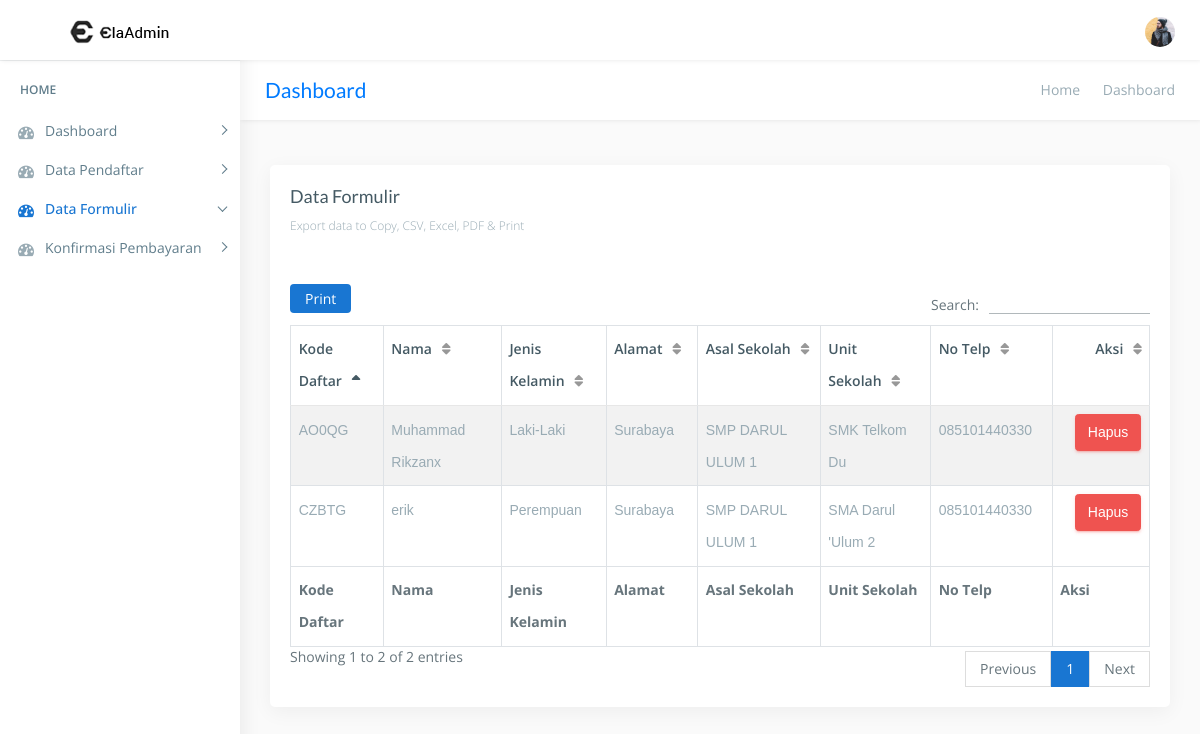
/admin/data-formulir.php (signed in), run on the app's committed database.
### tables this page shows
CREATE TABLE `tb_formulir` (
  `id_formulir` int(11) NOT NULL,
  `kode_daftar` varchar(16) NOT NULL,
  `nama` varchar(60) NOT NULL,
  `jenis_kelamin` varchar(1) NOT NULL,
  `alamat` varchar(255) NOT NULL,
  `asal_sekolah` varchar(255) NOT NULL,
  `tujuan_sekolah` varchar(255) NOT NULL,
  `no_telp` varchar(13) NOT NULL
);

### admin/data-formulir.php (the view, shortened to what this page needs)
<?php
include'../koneksi.php';
?>
<!DOCTYPE html>
<html lang="en">
<head>
    <link href="css/lib/bootstrap/bootstrap.min.css" rel="stylesheet">
    <link href="css/lib/calendar2/semantic.ui.min.css" rel="stylesheet">
    <link href="css/lib/calendar2/pignose.calendar.min.css" rel="stylesheet">
    <link href="css/lib/owl.carousel.min.css" rel="stylesheet" />
    <link href="css/lib/owl.theme.default.min.css" rel="stylesheet" />
    <link href="css/helper.css" rel="stylesheet">
    <link href="css/style.css" rel="stylesheet">
</head>
<body class="fix-header fix-sidebar">
    <div id="main-wrapper">
        <div class="header">
            <nav class="navbar top-navbar navbar-expand-md navbar-light">
                <div class="navbar-header">
                    <a class="navbar-brand" href="index.php">
                        <b><img src="images/logo.png" alt="homepage" class="dark-logo" /></b>
                        <span><img src="images/logo-text.png" alt="homepage" class="dark-logo" /></span>
                    </a>
                </div>
                <div class="navbar-collapse">
                    <ul class="navbar-nav mr-auto mt-md-0">
                        <li class="nav-item m-l-10"> <a class="nav-link sidebartoggler hidden-sm-down text-muted  " href="javascript:void(0)"><i class="ti-menu"></i></a> </li>
                    </ul>
                    <ul class="navbar-nav my-lg-0">
                        <li class="nav-item hidden-sm-down search-box"> <a class="nav-link hidden-sm-down text-muted  " href="javascript:void(0)"><i class="ti-search"></i></a>
                        </li>
                        <li class="nav-item dropdown">
                            <a class="nav-link dropdown-toggle text-muted  " href="#" data-toggle="dropdown" aria-haspopup="true" aria-expanded="false"><img src="images/users/5.jpg" alt="user" class="profile-pic" /></a>
                        </li>
                    </ul>
                </div>
            </nav>
        </div>
        <div class="left-sidebar">
            <div class="scroll-sidebar">
                <nav class="sidebar-nav">
                    <ul id="sidebarnav">
                        <li class="nav-devider"></li>
                        <li class="nav-label">Home</li>
                        <li> <a class="has-arrow  " href="index.php" aria-expanded="false"><i class="fa fa-tachometer"></i><span class="hide-menu">Dashboard </span></a>
                        </li>
                        <li> <a class="has-arrow  " href="data-pendaftar.php" aria-expanded="false"><i class="fa fa-tachometer"></i><span class="hide-menu">Data Pendaftar </span></a>
                        </li>
                        <li> <a class="has-arrow  " href="data-formulir.php" aria-expanded="false"><i class="fa fa-tachometer"></i><span class="hide-menu">Data Formulir </span></a>
                        </li>
                        <li> <a class="has-arrow  " href="konfirmasi-pembayaran.php" aria-expanded="false"><i class="fa fa-tachometer"></i><span class="hide-menu">Konfirmasi Pembayaran </span></a>
                        </li>
                    </ul>
                </nav>
            </div>
        </div>
        <div class="page-wrapper">
            <div class="row page-titles">
                <div class="col-md-5 align-self-center">
                    <h3 class="text-primary">Dashboard</h3> </div>
                <div class="col-md-7 align-self-center">
                    <ol class="breadcrumb">
                        <li class="breadcrumb-item"><a href="javascript:void(0)">Home</a></li>
                        <li class="breadcrumb-item active">Dashboard</li>
                    </ol>
                </div>
            </div>
            <div class="container-fluid">
                <div class="row">
                    <div class="col-12">
                        <div class="card">
                            <div class="card-body">
                                <?php
                                    $select= mysqli_query($koneksi,"SELECT * FROM tb_formulir");
                                ?>
                                <h4 class="card-title">Data Formulir</h4>
                                <h6 class="card-subtitle">Export data to Copy, CSV, Excel, PDF & Print</h6>
                                <div class="table-responsive m-t-40">
                                    <table id="example23" class="display nowrap table table-hover table-striped table-bordered" cellspacing="0" width="100%">
                                        <thead>
                                            <tr>
                                                <th>Kode Daftar</th>
                                                <th>Nama</th>
                                                <th>Jenis Kelamin</th>
                                                <th>Alamat</th>
                                                <th>Asal Sekolah</th>
                                                <th>Unit Sekolah</th>
                                                <th>No Telp</th>
                                                <th>Aksi</th>
                                            </tr>
                                        </thead>
                                        <tfoot>
                                            <tr>
                                                <th>Kode Daftar</th>
                                                <th>Nama</th>
                                                <th>Jenis Kelamin</th>
                                                <th>Alamat</th>
                                                <th>Asal Sekolah</th>
                                                <th>Unit Sekolah</th>
                                                <th>No Telp</th>
                                                <th>Aksi</th>
                                            </tr>
                                        </tfoot>
                                        <tbody>
                                            <?php
                                            if(mysqli_num_rows($select)>0)
                                            {
                                                while ($data= mysqli_fetch_array($select) )
                                                {
                                                ?>
                                                    <tr>
                                                        <td><?php echo $data['kode_daftar']; ?></td>
                                                        <td><?php echo $data['nama']; ?></td>
                                                        <td><?php
                                                            if($data['jenis_kelamin']==1)
                                                            {
                                                                ?>Laki-Laki<?php
                                                            }else{
                                                                ?>Perempuan<?php
                                                            }
                                                        ?></td>
                                                        <td><?php echo $data['alamat']; ?></td>
                                                        <td><?php echo $data['asal_sekolah']; ?></td>
                                                        <td><?php echo $data['tujuan_sekolah'];?></td>
                                                        <td><?php echo $data['no_telp']; ?></td>
                                                        <td><button  onclick="hapus('<?php echo $data['kode_daftar']; ?>')" class="btn btn-danger m-b-10 m-l-5 hapus">Hapus</button></td>
                                                    </tr>
                                                <?php
                                                }
                                            }else{
                                            ?>
                                                <td colspan="5">Data tidak ada</td>
                                            <?php
                                            }
                                            ?>
                                        </tbody>
                                    </table>
                                </div>
                            </div>
                        </div>
                    </div>
                </div>
            </div>
        </div>
    </div>
</body>
</html>

### admin/css/helper.css (style rules this page uses)
.m-t-40 { margin-top: 40px!important; }
.m-b-10 { margin-bottom: 10px!important; }
.m-l-5 { margin-left: 5px!important; }
.m-l-10 { margin-left: 10px!important; }

### data on the page
tb_formulir: kode_daftar "AO0QG", nama "Muhammad Rikzanx", jenis_kelamin "Laki-Laki", alamat "Surabaya", asal_sekolah "SMP DARUL ULUM 1", tujuan_sekolah "SMK Telkom Du", no_telp "085101440330"
tb_formulir: kode_daftar "CZBTG", nama "erik", jenis_kelamin "Perempuan", alamat "Surabaya", asal_sekolah "SMP DARUL ULUM 1", tujuan_sekolah "SMA Darul 'Ulum 2", no_telp "085101440330"
